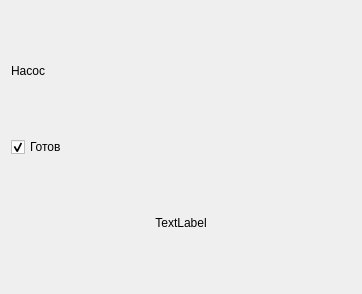
<?xml version="1.0" encoding="UTF-8"?>
<ui version="4.0">
 <class>pump_widget</class>
 <widget class="QWidget" name="pump_widget">
  <property name="geometry">
   <rect>
    <x>0</x>
    <y>0</y>
    <width>362</width>
    <height>294</height>
   </rect>
  </property>
  <property name="windowTitle">
   <string>Form</string>
  </property>
  <layout class="QVBoxLayout" name="verticalLayout">
   <item>
    <widget class="QLabel" name="label">
     <property name="sizePolicy">
      <sizepolicy hsizetype="Preferred" vsizetype="Fixed">
       <horstretch>0</horstretch>
       <verstretch>0</verstretch>
      </sizepolicy>
     </property>
     <property name="text">
      <string>Насос</string>
     </property>
     <property name="alignment">
      <set>Qt::AlignLeading|Qt::AlignLeft|Qt::AlignVCenter</set>
     </property>
    </widget>
   </item>
   <item>
    <widget class="QCheckBox" name="checkBox">
     <property name="text">
      <string>Готов</string>
     </property>
     <property name="checked">
      <bool>true</bool>
     </property>
    </widget>
   </item>
   <item>
    <widget class="QLabel" name="labelState">
     <property name="sizePolicy">
      <sizepolicy hsizetype="Preferred" vsizetype="Fixed">
       <horstretch>0</horstretch>
       <verstretch>0</verstretch>
      </sizepolicy>
     </property>
     <property name="text">
      <string>TextLabel</string>
     </property>
     <property name="alignment">
      <set>Qt::AlignCenter</set>
     </property>
    </widget>
   </item>
  </layout>
 </widget>
 <resources/>
 <connections/>
</ui>
